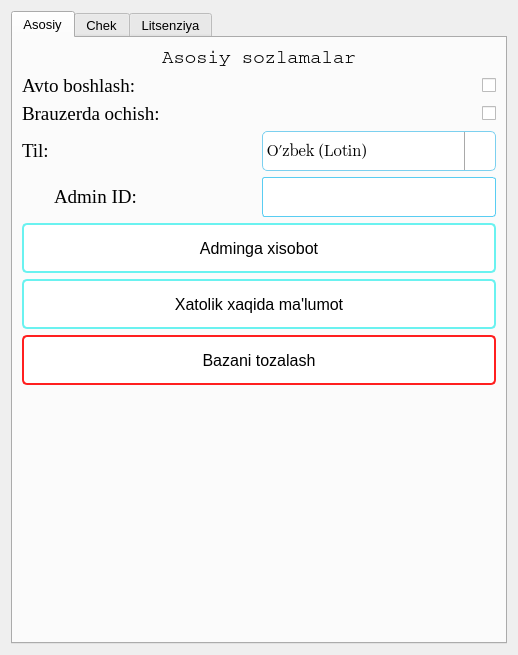
<?xml version="1.0" encoding="UTF-8"?>
<ui version="4.0">
 <class>Form</class>
 <widget class="QWidget" name="Form">
  <property name="geometry">
   <rect>
    <x>0</x>
    <y>0</y>
    <width>518</width>
    <height>655</height>
   </rect>
  </property>
  <property name="windowTitle">
   <string>Созламалар</string>
  </property>
  <property name="windowIcon">
   <iconset>
    <normalon>:/main/settings.png</normalon>
   </iconset>
  </property>
  <layout class="QGridLayout" name="gridLayout_2">
   <item row="0" column="1">
    <widget class="QTabWidget" name="tab">
     <property name="font">
      <font>
       <pointsize>10</pointsize>
      </font>
     </property>
     <property name="styleSheet">
      <string notr="true">
QLineEdit{
background-color: white;
border: 1px solid #59CDF2;
border-radius: 3px;
}

QLineEdit::focus{
border: 1px solid #29e1ff;
border-radius: 5px;
}
QDateEdit {
    border: 1px solid #7cd0ef;
    border-radius: 5px;
}
QDateEdit:hover{
border-color: #5487ee;
}


QDateEdit::drop-down {
    subcontrol-origin: padding;
	subcontrol-position: top right;
	width: 30px;
 
	border-left-width: 1px;
	border-left-color: darkgray;
	border-left-style: solid;
	border-top-right-radius: 3px;
	border-bottom-right-radius: 3px;
}



QDateEdit::down-arrow {
  image: url(:/main/drop_down.png);
height: 18px;
width: 18px;
}
QDateEdit::drop-down:hover {
	background-color: qlineargradient(x1: 0, y1: 0, x2: 0, y2: 1, stop: 0 #d8d7d7, stop: 1 #e9e9e9);
}

QDateEdit::down-arrow:on { /* shift the arrow when popup is open */
    top: 1px;
    left: 1px;
}


QComboBox {
    border: 1px solid #7cd0ef;
    border-radius: 5px;
}
QComboBox:hover{
border-color: #5487ee;
}


QComboBox::drop-down {
    subcontrol-origin: padding;
	subcontrol-position: top right;
	width: 30px;
 
	border-left-width: 1px;
	border-left-color: darkgray;
	border-left-style: solid;
	border-top-right-radius: 3px;
	border-bottom-right-radius: 3px;
}



QComboBox::down-arrow {
  image: url(:/main/drop_down.png);
height: 18px;
width: 18px;
}
QComboBox::drop-down:hover {
	background-color: qlineargradient(x1: 0, y1: 0, x2: 0, y2: 1, stop: 0 #d8d7d7, stop: 1 #e9e9e9);
}

QComboBox::down-arrow:on { /* shift the arrow when popup is open */
    top: 1px;
    left: 1px;
}</string>
     </property>
     <property name="currentIndex">
      <number>0</number>
     </property>
     <widget class="QWidget" name="tab1">
      <property name="styleSheet">
       <string notr="true"/>
      </property>
      <attribute name="icon">
       <iconset>
        <normalon>:/main/main_settings.png</normalon>
       </iconset>
      </attribute>
      <attribute name="title">
       <string>Asosiy</string>
      </attribute>
      <layout class="QGridLayout" name="gridLayout_3">
       <item row="0" column="0">
        <layout class="QVBoxLayout" name="verticalLayout_2">
         <item>
          <widget class="QLabel" name="title_2">
           <property name="maximumSize">
            <size>
             <width>16777215</width>
             <height>30</height>
            </size>
           </property>
           <property name="font">
            <font>
             <family>Courier</family>
             <pointsize>14</pointsize>
            </font>
           </property>
           <property name="text">
            <string>Asosiy sozlamalar</string>
           </property>
           <property name="alignment">
            <set>Qt::AlignCenter</set>
           </property>
          </widget>
         </item>
         <item>
          <layout class="QHBoxLayout" name="horizontalLayout_10">
           <item>
            <widget class="QLabel" name="autostart_title">
             <property name="font">
              <font>
               <family>Georgia</family>
               <pointsize>14</pointsize>
              </font>
             </property>
             <property name="text">
              <string>Avto boshlash:</string>
             </property>
            </widget>
           </item>
           <item>
            <spacer name="horizontalSpacer_4">
             <property name="orientation">
              <enum>Qt::Horizontal</enum>
             </property>
             <property name="sizeHint" stdset="0">
              <size>
               <width>40</width>
               <height>20</height>
              </size>
             </property>
            </spacer>
           </item>
           <item>
            <widget class="QCheckBox" name="autostart">
             <property name="text">
              <string/>
             </property>
            </widget>
           </item>
          </layout>
         </item>
         <item>
          <layout class="QHBoxLayout" name="horizontalLayout_15">
           <item>
            <widget class="QLabel" name="open_from_browser_label">
             <property name="font">
              <font>
               <family>Georgia</family>
               <pointsize>14</pointsize>
              </font>
             </property>
             <property name="text">
              <string>Brauzerda ochish:</string>
             </property>
            </widget>
           </item>
           <item>
            <spacer name="horizontalSpacer_6">
             <property name="orientation">
              <enum>Qt::Horizontal</enum>
             </property>
             <property name="sizeHint" stdset="0">
              <size>
               <width>40</width>
               <height>20</height>
              </size>
             </property>
            </spacer>
           </item>
           <item>
            <widget class="QCheckBox" name="open_from_browser">
             <property name="text">
              <string/>
             </property>
            </widget>
           </item>
          </layout>
         </item>
         <item>
          <layout class="QHBoxLayout" name="horizontalLayout_14">
           <item>
            <widget class="QLabel" name="language_title">
             <property name="font">
              <font>
               <family>Georgia</family>
               <pointsize>14</pointsize>
              </font>
             </property>
             <property name="text">
              <string>Til:</string>
             </property>
            </widget>
           </item>
           <item>
            <widget class="QComboBox" name="language_box">
             <property name="minimumSize">
              <size>
               <width>0</width>
               <height>40</height>
              </size>
             </property>
             <property name="font">
              <font>
               <family>Segoe UI Emoji</family>
               <pointsize>12</pointsize>
               <weight>50</weight>
               <bold>false</bold>
              </font>
             </property>
             <property name="styleSheet">
              <string notr="true"/>
             </property>
             <property name="iconSize">
              <size>
               <width>30</width>
               <height>30</height>
              </size>
             </property>
             <item>
              <property name="text">
               <string>O'zbek (Lotin)</string>
              </property>
              <property name="icon">
               <iconset>
                <normalon>:/main/uzbek_flag.png</normalon>
               </iconset>
              </property>
             </item>
             <item>
              <property name="text">
               <string>Ўзбек (крилл)</string>
              </property>
              <property name="icon">
               <iconset>
                <normalon>:/main/uzbek_flag.png</normalon>
               </iconset>
              </property>
             </item>
            </widget>
           </item>
          </layout>
         </item>
         <item>
          <layout class="QHBoxLayout" name="horizontalLayout_13">
           <item>
            <layout class="QHBoxLayout" name="horizontalLayout_11">
             <property name="spacing">
              <number>0</number>
             </property>
             <item>
              <widget class="QPushButton" name="id_bot">
               <property name="cursor">
                <cursorShape>PointingHandCursor</cursorShape>
               </property>
               <property name="styleSheet">
                <string notr="true">QPushButton {
background-color: None;
border: None;
border-radius: 10px;
}
QPushButton:hover {
background-color: rgba(85, 170, 255, 0.2);
}
QPushButton:pressed {
background-color: rgba(85, 170, 255, 0.4);
}</string>
               </property>
               <property name="text">
                <string/>
               </property>
               <property name="icon">
                <iconset>
                 <normalon>:/main/telegram.png</normalon>
                </iconset>
               </property>
               <property name="iconSize">
                <size>
                 <width>45</width>
                 <height>45</height>
                </size>
               </property>
               <property name="shortcut">
                <string>Ctrl+Z, Ctrl+Z</string>
               </property>
              </widget>
             </item>
             <item>
              <widget class="QLabel" name="label">
               <property name="font">
                <font>
                 <family>Georgia</family>
                 <pointsize>14</pointsize>
                </font>
               </property>
               <property name="text">
                <string>Admin ID:</string>
               </property>
              </widget>
             </item>
             <item>
              <spacer name="horizontalSpacer_5">
               <property name="orientation">
                <enum>Qt::Horizontal</enum>
               </property>
               <property name="sizeHint" stdset="0">
                <size>
                 <width>40</width>
                 <height>20</height>
                </size>
               </property>
              </spacer>
             </item>
            </layout>
           </item>
           <item>
            <widget class="QLineEdit" name="admin_id_edit">
             <property name="minimumSize">
              <size>
               <width>0</width>
               <height>40</height>
              </size>
             </property>
             <property name="maximumSize">
              <size>
               <width>250</width>
               <height>16777215</height>
              </size>
             </property>
             <property name="font">
              <font>
               <family>Arial</family>
               <pointsize>14</pointsize>
              </font>
             </property>
             <property name="styleSheet">
              <string notr="true"/>
             </property>
            </widget>
           </item>
          </layout>
         </item>
         <item>
          <widget class="QPushButton" name="admin_report">
           <property name="minimumSize">
            <size>
             <width>0</width>
             <height>50</height>
            </size>
           </property>
           <property name="font">
            <font>
             <family>Segoe UI</family>
             <pointsize>12</pointsize>
            </font>
           </property>
           <property name="cursor">
            <cursorShape>PointingHandCursor</cursorShape>
           </property>
           <property name="styleSheet">
            <string notr="true">QPushButton {
background-color: white;
border-radius: 5px;
border: 2px solid #6AF2F0;
}
QPushButton:hover {
color: white;
background-color: #6AF2F0;
}
QPushButton:pressed {
color: white;
background-color: rgb(47, 231, 247);
border: 2px solid rgb(47, 231, 247);
}</string>
           </property>
           <property name="text">
            <string>Adminga xisobot</string>
           </property>
           <property name="icon">
            <iconset>
             <normalon>:/main/submit_document.png</normalon>
             <disabledoff>:/main/submit_document.png</disabledoff>
            </iconset>
           </property>
           <property name="iconSize">
            <size>
             <width>40</width>
             <height>40</height>
            </size>
           </property>
          </widget>
         </item>
         <item>
          <widget class="QPushButton" name="send_logs">
           <property name="minimumSize">
            <size>
             <width>0</width>
             <height>50</height>
            </size>
           </property>
           <property name="font">
            <font>
             <family>Segoe UI</family>
             <pointsize>12</pointsize>
            </font>
           </property>
           <property name="cursor">
            <cursorShape>PointingHandCursor</cursorShape>
           </property>
           <property name="styleSheet">
            <string notr="true">QPushButton {
background-color: white;
border-radius: 5px;
border: 2px solid #6AF2F0;
}
QPushButton:hover {
color: white;
background-color: #6AF2F0;
}
QPushButton:pressed {
color: white;
background-color: rgb(47, 231, 247);
border: 2px solid rgb(47, 231, 247);
}</string>
           </property>
           <property name="text">
            <string>Xatolik xaqida ma'lumot</string>
           </property>
           <property name="icon">
            <iconset>
             <normalon>:/main/send_logs.png</normalon>
             <disabledoff>:/main/send_logs.png</disabledoff>
            </iconset>
           </property>
           <property name="iconSize">
            <size>
             <width>40</width>
             <height>40</height>
            </size>
           </property>
          </widget>
         </item>
         <item>
          <widget class="QPushButton" name="clear_database_btn">
           <property name="minimumSize">
            <size>
             <width>0</width>
             <height>50</height>
            </size>
           </property>
           <property name="font">
            <font>
             <family>Segoe UI</family>
             <pointsize>12</pointsize>
            </font>
           </property>
           <property name="cursor">
            <cursorShape>PointingHandCursor</cursorShape>
           </property>
           <property name="styleSheet">
            <string notr="true">QPushButton {
background-color: white;
border-radius: 5px;
border: 2px solid #ff1f1f;
}
QPushButton:hover {
color: white;
background-color: #ff3333;
}
QPushButton:pressed {
color: white;
background-color: #ff0a0a;
border: 2px solid #ff0a0a;
}</string>
           </property>
           <property name="text">
            <string>Bazani tozalash</string>
           </property>
           <property name="icon">
            <iconset>
             <normalon>:/main/delete_database.png</normalon>
             <disabledoff>:/main/send_logs.png</disabledoff>
            </iconset>
           </property>
           <property name="iconSize">
            <size>
             <width>40</width>
             <height>40</height>
            </size>
           </property>
          </widget>
         </item>
         <item>
          <spacer name="verticalSpacer">
           <property name="orientation">
            <enum>Qt::Vertical</enum>
           </property>
           <property name="sizeType">
            <enum>QSizePolicy::MinimumExpanding</enum>
           </property>
           <property name="sizeHint" stdset="0">
            <size>
             <width>20</width>
             <height>40</height>
            </size>
           </property>
          </spacer>
         </item>
        </layout>
       </item>
      </layout>
     </widget>
     <widget class="QWidget" name="tab2">
      <attribute name="icon">
       <iconset>
        <normalon>:/main/receipt.png</normalon>
       </iconset>
      </attribute>
      <attribute name="title">
       <string>Chek</string>
      </attribute>
      <layout class="QGridLayout" name="gridLayout">
       <item row="0" column="0">
        <layout class="QVBoxLayout" name="verticalLayout">
         <property name="spacing">
          <number>25</number>
         </property>
         <item>
          <widget class="QLabel" name="title">
           <property name="maximumSize">
            <size>
             <width>16777215</width>
             <height>30</height>
            </size>
           </property>
           <property name="font">
            <font>
             <family>Courier</family>
             <pointsize>14</pointsize>
            </font>
           </property>
           <property name="text">
            <string>Chek ma'lumotlari</string>
           </property>
           <property name="alignment">
            <set>Qt::AlignCenter</set>
           </property>
          </widget>
         </item>
         <item>
          <layout class="QHBoxLayout" name="horizontalLayout">
           <item>
            <widget class="QLabel" name="company_name">
             <property name="font">
              <font>
               <family>Georgia</family>
               <pointsize>14</pointsize>
              </font>
             </property>
             <property name="text">
              <string>Tashkilot nomi:</string>
             </property>
            </widget>
           </item>
           <item>
            <widget class="QLineEdit" name="company_name_edit">
             <property name="minimumSize">
              <size>
               <width>240</width>
               <height>40</height>
              </size>
             </property>
             <property name="maximumSize">
              <size>
               <width>220</width>
               <height>40</height>
              </size>
             </property>
             <property name="font">
              <font>
               <family>Arial</family>
               <pointsize>14</pointsize>
              </font>
             </property>
             <property name="placeholderText">
              <string>SerWibe</string>
             </property>
            </widget>
           </item>
          </layout>
         </item>
         <item>
          <layout class="QHBoxLayout" name="horizontalLayout_2">
           <item>
            <widget class="QLabel" name="address_label">
             <property name="font">
              <font>
               <family>Georgia</family>
               <pointsize>14</pointsize>
              </font>
             </property>
             <property name="text">
              <string>Manzil:</string>
             </property>
            </widget>
           </item>
           <item>
            <widget class="QLineEdit" name="address_edit">
             <property name="minimumSize">
              <size>
               <width>280</width>
               <height>40</height>
              </size>
             </property>
             <property name="maximumSize">
              <size>
               <width>280</width>
               <height>40</height>
              </size>
             </property>
             <property name="font">
              <font>
               <family>Arial</family>
               <pointsize>14</pointsize>
              </font>
             </property>
            </widget>
           </item>
          </layout>
         </item>
         <item>
          <layout class="QHBoxLayout" name="horizontalLayout_3">
           <item>
            <widget class="QLabel" name="number_label">
             <property name="font">
              <font>
               <family>Georgia</family>
               <pointsize>14</pointsize>
              </font>
             </property>
             <property name="text">
              <string>Telefon:</string>
             </property>
            </widget>
           </item>
           <item>
            <widget class="QLineEdit" name="number_edit">
             <property name="minimumSize">
              <size>
               <width>280</width>
               <height>40</height>
              </size>
             </property>
             <property name="maximumSize">
              <size>
               <width>280</width>
               <height>40</height>
              </size>
             </property>
             <property name="font">
              <font>
               <family>Arial</family>
               <pointsize>14</pointsize>
              </font>
             </property>
             <property name="inputMask">
              <string>\+\9\9\8\(99)-999-99-99</string>
             </property>
             <property name="placeholderText">
              <string/>
             </property>
            </widget>
           </item>
          </layout>
         </item>
         <item>
          <layout class="QHBoxLayout" name="horizontalLayout_7">
           <item>
            <widget class="QLabel" name="tax_label">
             <property name="font">
              <font>
               <family>Georgia</family>
               <pointsize>14</pointsize>
              </font>
             </property>
             <property name="text">
              <string>Offitsant uchun:</string>
             </property>
            </widget>
           </item>
           <item>
            <spacer name="horizontalSpacer_2">
             <property name="orientation">
              <enum>Qt::Horizontal</enum>
             </property>
             <property name="sizeHint" stdset="0">
              <size>
               <width>40</width>
               <height>20</height>
              </size>
             </property>
            </spacer>
           </item>
           <item>
            <layout class="QHBoxLayout" name="horizontalLayout_6">
             <property name="spacing">
              <number>0</number>
             </property>
             <item>
              <widget class="QSpinBox" name="tax_edit">
               <property name="minimumSize">
                <size>
                 <width>40</width>
                 <height>40</height>
                </size>
               </property>
               <property name="maximumSize">
                <size>
                 <width>16777215</width>
                 <height>40</height>
                </size>
               </property>
               <property name="font">
                <font>
                 <family>Arial</family>
                 <pointsize>16</pointsize>
                </font>
               </property>
              </widget>
             </item>
             <item>
              <widget class="QLabel" name="tax_label_2">
               <property name="font">
                <font>
                 <family>Georgia</family>
                 <pointsize>16</pointsize>
                </font>
               </property>
               <property name="text">
                <string>%</string>
               </property>
              </widget>
             </item>
            </layout>
           </item>
          </layout>
         </item>
         <item>
          <layout class="QHBoxLayout" name="horizontalLayout_4">
           <item>
            <widget class="QLabel" name="last_message_label">
             <property name="font">
              <font>
               <family>Georgia</family>
               <pointsize>14</pointsize>
              </font>
             </property>
             <property name="text">
              <string>Oxirgi satr:</string>
             </property>
            </widget>
           </item>
           <item>
            <widget class="QLineEdit" name="last_message_edit">
             <property name="minimumSize">
              <size>
               <width>280</width>
               <height>40</height>
              </size>
             </property>
             <property name="maximumSize">
              <size>
               <width>280</width>
               <height>40</height>
              </size>
             </property>
             <property name="font">
              <font>
               <family>Arial</family>
               <pointsize>14</pointsize>
              </font>
             </property>
             <property name="text">
              <string>РАХМАТ</string>
             </property>
             <property name="placeholderText">
              <string>РАХМАТ</string>
             </property>
            </widget>
           </item>
          </layout>
         </item>
         <item>
          <layout class="QHBoxLayout" name="horizontalLayout_12">
           <item>
            <widget class="QLabel" name="cash_register">
             <property name="font">
              <font>
               <family>Georgia</family>
               <pointsize>14</pointsize>
              </font>
             </property>
             <property name="text">
              <string>Kassa printer:</string>
             </property>
            </widget>
           </item>
           <item>
            <widget class="QComboBox" name="printer">
             <property name="minimumSize">
              <size>
               <width>250</width>
               <height>35</height>
              </size>
             </property>
             <property name="maximumSize">
              <size>
               <width>250</width>
               <height>16777215</height>
              </size>
             </property>
             <property name="font">
              <font>
               <family>Segoe UI Emoji</family>
               <pointsize>12</pointsize>
              </font>
             </property>
            </widget>
           </item>
          </layout>
         </item>
         <item>
          <layout class="QHBoxLayout" name="horizontalLayout_8">
           <item>
            <widget class="QLabel" name="printer_size_label">
             <property name="font">
              <font>
               <family>Georgia</family>
               <pointsize>14</pointsize>
              </font>
             </property>
             <property name="text">
              <string>Printer o'lchami:</string>
             </property>
            </widget>
           </item>
           <item>
            <spacer name="horizontalSpacer_3">
             <property name="orientation">
              <enum>Qt::Horizontal</enum>
             </property>
             <property name="sizeHint" stdset="0">
              <size>
               <width>40</width>
               <height>20</height>
              </size>
             </property>
            </spacer>
           </item>
           <item>
            <layout class="QHBoxLayout" name="horizontalLayout_9">
             <property name="spacing">
              <number>0</number>
             </property>
             <item>
              <widget class="QSpinBox" name="printer_width_edit">
               <property name="minimumSize">
                <size>
                 <width>40</width>
                 <height>40</height>
                </size>
               </property>
               <property name="maximumSize">
                <size>
                 <width>16777215</width>
                 <height>40</height>
                </size>
               </property>
               <property name="font">
                <font>
                 <family>Arial</family>
                 <pointsize>16</pointsize>
                </font>
               </property>
               <property name="maximum">
                <number>210</number>
               </property>
               <property name="value">
                <number>80</number>
               </property>
              </widget>
             </item>
             <item>
              <widget class="QLabel" name="tax_label_4">
               <property name="font">
                <font>
                 <family>Georgia</family>
                 <pointsize>16</pointsize>
                </font>
               </property>
               <property name="text">
                <string>мм</string>
               </property>
              </widget>
             </item>
            </layout>
           </item>
          </layout>
         </item>
         <item>
          <layout class="QHBoxLayout" name="horizontalLayout_5">
           <item>
            <widget class="QPushButton" name="cancel_button">
             <property name="minimumSize">
              <size>
               <width>130</width>
               <height>50</height>
              </size>
             </property>
             <property name="maximumSize">
              <size>
               <width>130</width>
               <height>50</height>
              </size>
             </property>
             <property name="font">
              <font>
               <family>Segoe UI</family>
               <pointsize>12</pointsize>
              </font>
             </property>
             <property name="text">
              <string>Bekor qilish</string>
             </property>
            </widget>
           </item>
           <item>
            <spacer name="horizontalSpacer">
             <property name="orientation">
              <enum>Qt::Horizontal</enum>
             </property>
             <property name="sizeHint" stdset="0">
              <size>
               <width>40</width>
               <height>20</height>
              </size>
             </property>
            </spacer>
           </item>
           <item>
            <widget class="QPushButton" name="accept_button">
             <property name="minimumSize">
              <size>
               <width>130</width>
               <height>50</height>
              </size>
             </property>
             <property name="maximumSize">
              <size>
               <width>130</width>
               <height>50</height>
              </size>
             </property>
             <property name="font">
              <font>
               <family>Segoe UI</family>
               <pointsize>12</pointsize>
              </font>
             </property>
             <property name="text">
              <string>Saqlash</string>
             </property>
            </widget>
           </item>
          </layout>
         </item>
        </layout>
       </item>
      </layout>
     </widget>
     <widget class="QWidget" name="tab3">
      <attribute name="icon">
       <iconset>
        <normalon>:/main/license.png</normalon>
       </iconset>
      </attribute>
      <attribute name="title">
       <string>Litsenziya</string>
      </attribute>
      <layout class="QGridLayout" name="gridLayout_6">
       <item row="0" column="0">
        <layout class="QVBoxLayout" name="verticalLayout_6">
         <item>
          <layout class="QHBoxLayout" name="horizontalLayout_32">
           <item>
            <widget class="QLabel" name="current_status_msg">
             <property name="font">
              <font>
               <family>Georgia</family>
               <pointsize>14</pointsize>
              </font>
             </property>
             <property name="text">
              <string>Hozirgi xolat:</string>
             </property>
            </widget>
           </item>
           <item>
            <spacer name="horizontalSpacer_14">
             <property name="orientation">
              <enum>Qt::Horizontal</enum>
             </property>
             <property name="sizeHint" stdset="0">
              <size>
               <width>40</width>
               <height>20</height>
              </size>
             </property>
            </spacer>
           </item>
           <item>
            <widget class="QPushButton" name="license_status_icon">
             <property name="cursor">
              <cursorShape>ArrowCursor</cursorShape>
             </property>
             <property name="styleSheet">
              <string notr="true">background: None;
border: None;</string>
             </property>
             <property name="text">
              <string/>
             </property>
             <property name="icon">
              <iconset>
               <normalon>:/main/telegram.png</normalon>
              </iconset>
             </property>
             <property name="iconSize">
              <size>
               <width>30</width>
               <height>30</height>
              </size>
             </property>
             <property name="shortcut">
              <string>Ctrl+Z, Ctrl+Z</string>
             </property>
            </widget>
           </item>
           <item>
            <widget class="QLabel" name="license_status">
             <property name="font">
              <font>
               <family>Arial</family>
               <pointsize>16</pointsize>
              </font>
             </property>
             <property name="text">
              <string>Faol</string>
             </property>
            </widget>
           </item>
          </layout>
         </item>
         <item>
          <layout class="QHBoxLayout" name="horizontalLayout_33">
           <item>
            <spacer name="horizontalSpacer_15">
             <property name="orientation">
              <enum>Qt::Horizontal</enum>
             </property>
             <property name="sizeHint" stdset="0">
              <size>
               <width>40</width>
               <height>20</height>
              </size>
             </property>
            </spacer>
           </item>
           <item>
            <widget class="QLabel" name="remaining_days">
             <property name="font">
              <font>
               <family>Arial</family>
               <pointsize>12</pointsize>
              </font>
             </property>
             <property name="text">
              <string>4 days remaining</string>
             </property>
            </widget>
           </item>
           <item>
            <spacer name="horizontalSpacer_16">
             <property name="orientation">
              <enum>Qt::Horizontal</enum>
             </property>
             <property name="sizeHint" stdset="0">
              <size>
               <width>40</width>
               <height>20</height>
              </size>
             </property>
            </spacer>
           </item>
          </layout>
         </item>
         <item>
          <spacer name="verticalSpacer_4">
           <property name="orientation">
            <enum>Qt::Vertical</enum>
           </property>
           <property name="sizeHint" stdset="0">
            <size>
             <width>20</width>
             <height>40</height>
            </size>
           </property>
          </spacer>
         </item>
         <item>
          <widget class="QFrame" name="license_info">
           <property name="frameShape">
            <enum>QFrame::StyledPanel</enum>
           </property>
           <property name="frameShadow">
            <enum>QFrame::Raised</enum>
           </property>
           <layout class="QVBoxLayout" name="verticalLayout_5">
            <item>
             <widget class="Line" name="line">
              <property name="orientation">
               <enum>Qt::Horizontal</enum>
              </property>
             </widget>
            </item>
            <item>
             <layout class="QHBoxLayout" name="horizontalLayout_30">
              <property name="sizeConstraint">
               <enum>QLayout::SetFixedSize</enum>
              </property>
              <item>
               <spacer name="horizontalSpacer_12">
                <property name="orientation">
                 <enum>Qt::Horizontal</enum>
                </property>
                <property name="sizeHint" stdset="0">
                 <size>
                  <width>40</width>
                  <height>20</height>
                 </size>
                </property>
               </spacer>
              </item>
              <item>
               <widget class="QLabel" name="label_4">
                <property name="font">
                 <font>
                  <family>Segoe UI</family>
                  <pointsize>12</pointsize>
                 </font>
                </property>
                <property name="text">
                 <string>Litsenziya muddati:</string>
                </property>
               </widget>
              </item>
              <item>
               <spacer name="horizontalSpacer_11">
                <property name="orientation">
                 <enum>Qt::Horizontal</enum>
                </property>
                <property name="sizeHint" stdset="0">
                 <size>
                  <width>40</width>
                  <height>20</height>
                 </size>
                </property>
               </spacer>
              </item>
             </layout>
            </item>
            <item>
             <spacer name="verticalSpacer_3">
              <property name="orientation">
               <enum>Qt::Vertical</enum>
              </property>
              <property name="sizeType">
               <enum>QSizePolicy::Fixed</enum>
              </property>
              <property name="sizeHint" stdset="0">
               <size>
                <width>20</width>
                <height>20</height>
               </size>
              </property>
             </spacer>
            </item>
            <item>
             <layout class="QHBoxLayout" name="horizontalLayout_29">
              <item>
               <widget class="QDateEdit" name="start_date">
                <property name="minimumSize">
                 <size>
                  <width>0</width>
                  <height>40</height>
                 </size>
                </property>
                <property name="font">
                 <font>
                  <family>Arial</family>
                  <pointsize>12</pointsize>
                 </font>
                </property>
                <property name="styleSheet">
                 <string notr="true"/>
                </property>
                <property name="displayFormat">
                 <string>dd/MM/yyyy</string>
                </property>
                <property name="calendarPopup">
                 <bool>true</bool>
                </property>
               </widget>
              </item>
              <item>
               <widget class="QLabel" name="label_5">
                <property name="maximumSize">
                 <size>
                  <width>20</width>
                  <height>16777215</height>
                 </size>
                </property>
                <property name="font">
                 <font>
                  <family>Courier New</family>
                  <pointsize>20</pointsize>
                 </font>
                </property>
                <property name="text">
                 <string>-</string>
                </property>
               </widget>
              </item>
              <item>
               <widget class="QDateEdit" name="end_date">
                <property name="minimumSize">
                 <size>
                  <width>0</width>
                  <height>40</height>
                 </size>
                </property>
                <property name="font">
                 <font>
                  <family>Arial</family>
                  <pointsize>12</pointsize>
                 </font>
                </property>
                <property name="displayFormat">
                 <string>dd/MM/yyyy</string>
                </property>
                <property name="calendarPopup">
                 <bool>true</bool>
                </property>
               </widget>
              </item>
             </layout>
            </item>
           </layout>
          </widget>
         </item>
         <item>
          <layout class="QHBoxLayout" name="horizontalLayout_31">
           <item>
            <spacer name="horizontalSpacer_13">
             <property name="orientation">
              <enum>Qt::Horizontal</enum>
             </property>
             <property name="sizeHint" stdset="0">
              <size>
               <width>40</width>
               <height>20</height>
              </size>
             </property>
            </spacer>
           </item>
           <item>
            <widget class="QPushButton" name="new_license_btn">
             <property name="minimumSize">
              <size>
               <width>250</width>
               <height>50</height>
              </size>
             </property>
             <property name="font">
              <font>
               <family>Segoe UI</family>
               <pointsize>12</pointsize>
              </font>
             </property>
             <property name="cursor">
              <cursorShape>PointingHandCursor</cursorShape>
             </property>
             <property name="styleSheet">
              <string notr="true">QPushButton {
background-color: white;
border-radius: 5px;
border: 2px solid #6AF2F0;
}
QPushButton:hover {
color: white;
background-color: #6AF2F0;
}
QPushButton:pressed {
color: white;
background-color: rgb(47, 231, 247);
border: 2px solid rgb(47, 231, 247);
}</string>
             </property>
             <property name="text">
              <string>Yangi litsenziya</string>
             </property>
             <property name="icon">
              <iconset>
               <normalon>:/main/add.png</normalon>
               <disabledoff>:/main/submit_document.png</disabledoff>
              </iconset>
             </property>
             <property name="iconSize">
              <size>
               <width>40</width>
               <height>40</height>
              </size>
             </property>
            </widget>
           </item>
          </layout>
         </item>
        </layout>
       </item>
       <item row="1" column="0">
        <spacer name="verticalSpacer_5">
         <property name="orientation">
          <enum>Qt::Vertical</enum>
         </property>
         <property name="sizeHint" stdset="0">
          <size>
           <width>20</width>
           <height>246</height>
          </size>
         </property>
        </spacer>
       </item>
      </layout>
     </widget>
    </widget>
   </item>
  </layout>
 </widget>
 <resources>
  <include location="../icons/res.qrc"/>
 </resources>
 <connections/>
</ui>
